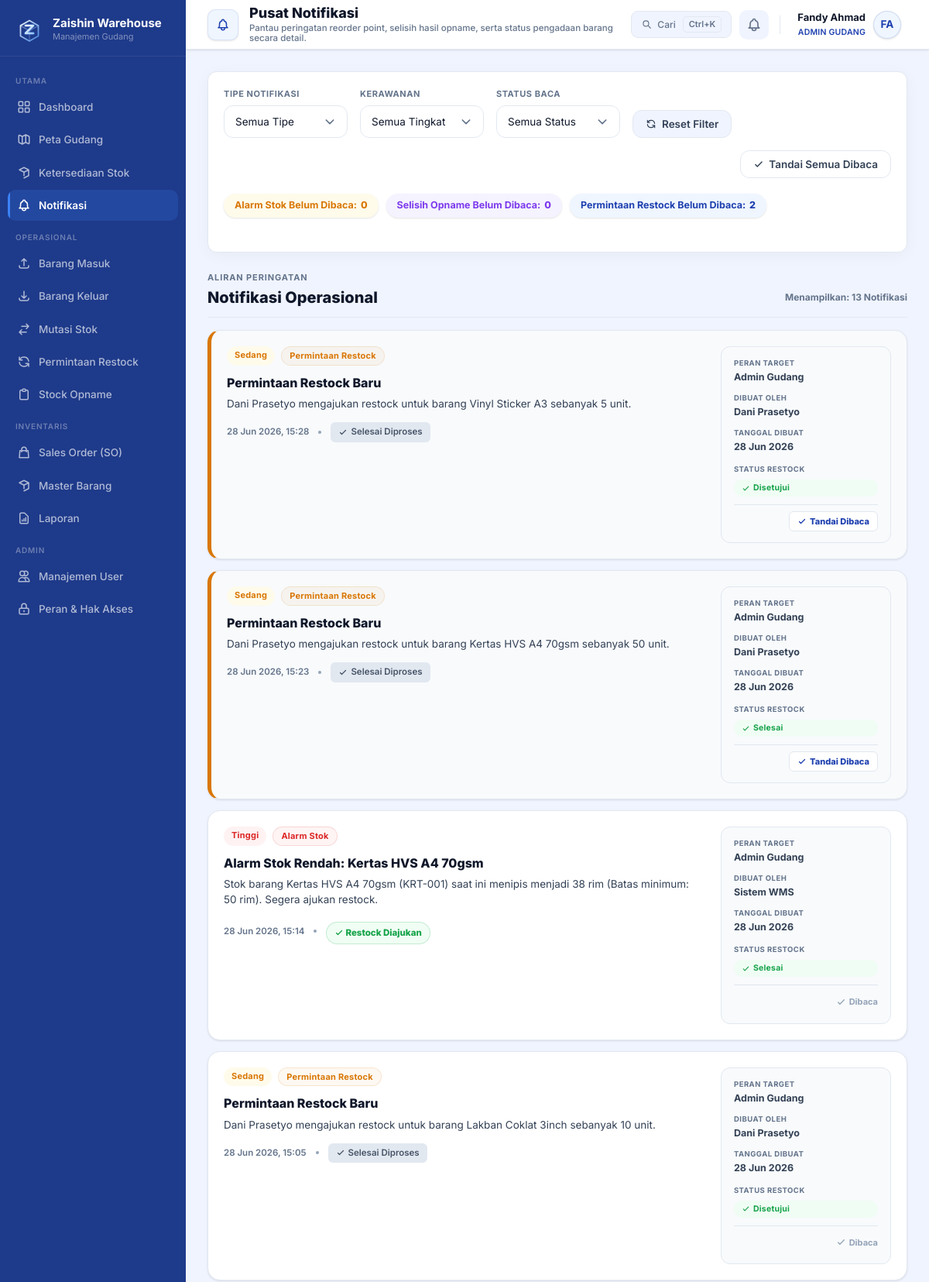
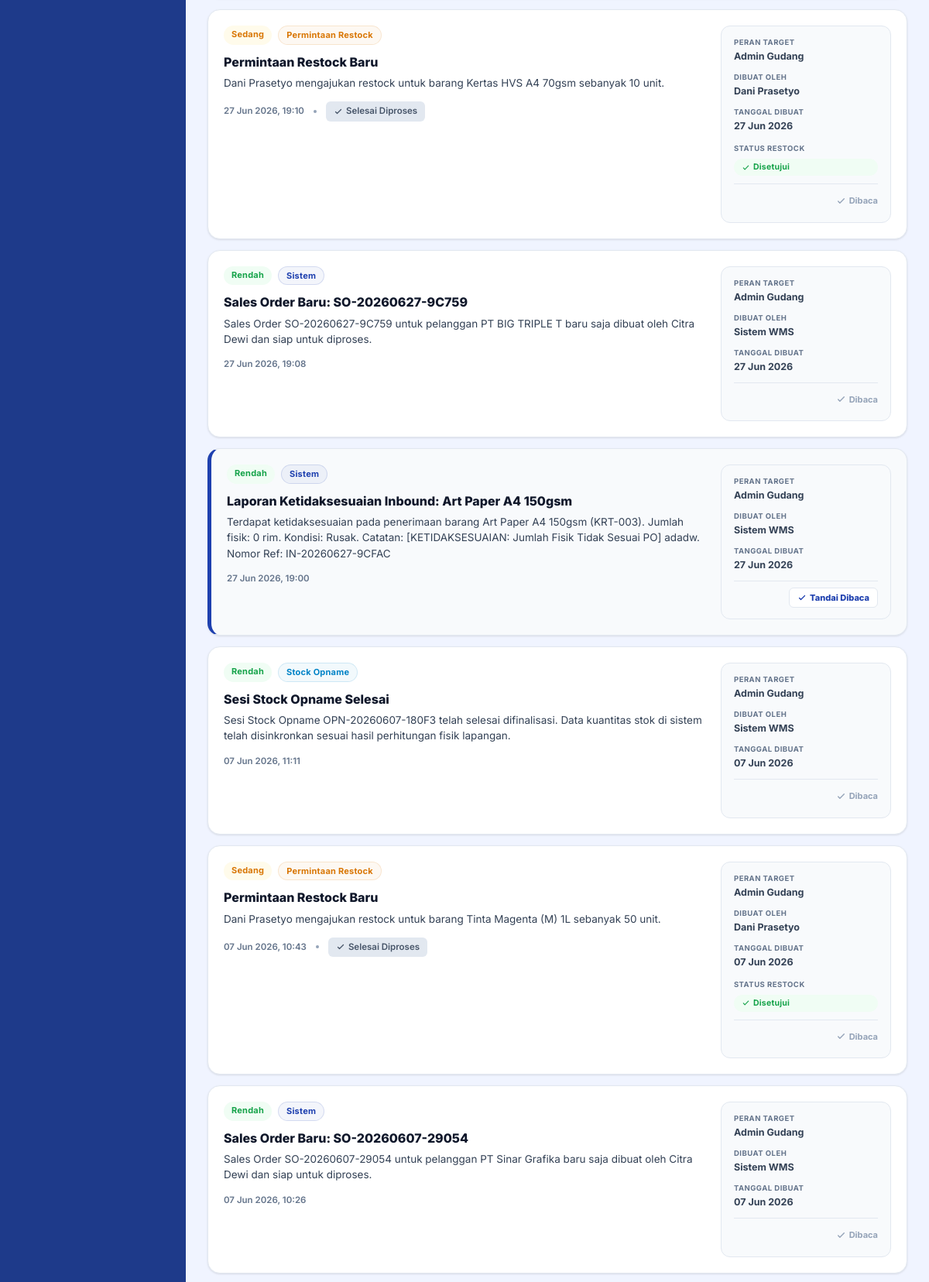
Page /index.php?page=notifications (signed in, upper part) on the committed database (2 pictures, top to bottom).
### tables this page shows
CREATE TABLE `notifications` (
  `id` int(11) NOT NULL,
  `user_id` int(11) DEFAULT NULL,
  `role` varchar(50) DEFAULT NULL,
  `type` varchar(50) NOT NULL,
  `title` varchar(150) NOT NULL,
  `message` text NOT NULL,
  `related_id` int(11) DEFAULT NULL,
  `is_read` tinyint(1) DEFAULT 0,
  `created_at` timestamp NOT NULL DEFAULT current_timestamp()
);

### src/Views/notifications/index.php (the view, shortened to what the rows shown need)
<?php
function getNotifMetadata(string $type, string $message): array {
    $severity = 'info';
    $severityLabel = 'Info';
    $severityBg = '#f1f5f9';
    $severityColor = 'var(--text-muted)';
    $typeLabel = 'Sistem';
    $typeBorder = 'rgba(30, 64, 175, 0.15)';
    $typeBg = 'rgba(30, 64, 175, 0.05)';
    $typeColor = 'var(--primary)';
    $typeGlow = 'rgba(30, 64, 175, 0.12)';
    if ($type === 'low_stock') {
        $typeLabel = 'Alarm Stok';
        $typeBorder = 'rgba(220, 38, 38, 0.15)';
        $typeBg = 'rgba(220, 38, 38, 0.05)';
        $typeColor = 'var(--danger)';
        $typeGlow = 'rgba(220, 38, 38, 0.15)';
    } elseif (strpos($type, 'restock') !== false) {
        $typeLabel = 'Permintaan Restock';
        $typeBorder = 'rgba(217, 119, 6, 0.15)';
        $typeBg = 'rgba(217, 119, 6, 0.05)';
        $typeColor = 'var(--warning)';
        $typeGlow = 'rgba(217, 119, 6, 0.15)';
    } elseif (strpos($type, 'opname') !== false) {
        $typeLabel = 'Stock Opname';
        $typeBorder = 'rgba(2, 132, 199, 0.15)';
        $typeBg = 'rgba(2, 132, 199, 0.05)';
        $typeColor = '#0284c7';
        $typeGlow = 'rgba(2, 132, 199, 0.15)';
    }
    if ($type === 'low_stock' && (strpos($message, 'bersisa 0') !== false || strpos($message, 'menipis menjadi 0') !== false || strpos($message, 'KOSONG') !== false)) {
        $severity = 'high';
        $severityLabel = 'Tinggi';
        $severityBg = 'var(--danger-soft)';
        $severityColor = 'var(--danger)';
    } elseif ($type === 'low_stock' || $type === 'restock_rejected') {
        $severity = 'high';
        $severityLabel = 'Tinggi';
        $severityBg = 'var(--danger-soft)';
        $severityColor = 'var(--danger)';
    } elseif ($type === 'restock_submitted' || $type === 'opname_initiated') {
        $severity = 'medium';
        $severityLabel = 'Sedang';
        $severityBg = 'var(--warning-soft)';
        $severityColor = 'var(--warning)';
    } else {
        $severity = 'info';
        $severityLabel = 'Rendah';
        $severityBg = 'var(--success-soft)';
        $severityColor = 'var(--success)';
    }
    return [
        'severity' => $severity,
        'severity_label' => $severityLabel,
        'severity_bg' => $severityBg,
        'severity_color' => $severityColor,
        'type_label' => $typeLabel,
        'type_border' => $typeBorder,
        'type_bg' => $typeBg,
        'type_color' => $typeColor,
        'type_glow' => $typeGlow
    ];
}
?>
<div class="alert-feed-title-area">
  <div class="d-flex justify-between align-center flex-wrap gap-8">
    <h2 class="feed-main-title">Notifikasi Operasional</h2>
  </div>
</div>
<div class="notif-card-container" id="notif-feed-list">
  <?php if (empty($notifications)): ?>
    <div class="card notif-empty-card" id="feed-empty-placeholder">
      <svg fill="none" stroke="currentColor" viewBox="0 0 24 24" class="icon-56-center-mb-16"><path stroke-linecap="round" stroke-linejoin="round" stroke-width="1.5" d="M15 17h5l-1.405-1.405A2.032 2.032 0 0118 14.158V11a6.002 6.002 0 00-4-5.659V5a2 2 0 10-4 0v.341C7.67 6.165 6 8.388 6 11v3.159c0 .538-.214 1.055-.595 1.436L4 17h5m6 0v1a3 3 0 11-6 0v-1m6 0H9"/></svg>
      <div class="card-title-fs-16 text-main">Tidak Ada Notifikasi Terkini</div>
      <p class="fs-13 text-muted mt-6">Seluruh log aktivitas operational pergudangan aman.</p>
    </div>
  <?php else: ?>
    <?php
    $index = 0;
    foreach ($notifications as $n):
      $meta = getNotifMetadata($n['type'], $n['message']);
      $unreadClass = $n['is_read'] ? '' : 'unread';
      $timeStr = date('d M Y, H:i', strtotime($n['created_at']));
      $delayMs = $index * 40;
      $index++;
      $createdBy = 'Sistem WMS';
      if ($n['type'] === 'restock_submitted') {
          $createdBy = 'Dani Prasetyo';
      } elseif (strpos($n['type'], 'approved') !== false || strpos($n['type'], 'rejected') !== false) {
          $createdBy = 'Admin Gudang';
      }
      $targetRole = 'Semua Staf';
      if ($n['role'] === 'admin_gudang') {
          $targetRole = 'Admin Gudang';
      } elseif ($n['role'] === 'petugas_gudang') {
          $targetRole = 'Petugas Gudang';
      } elseif ($n['role'] === 'divisi_pembelian') {
          $targetRole = 'Divisi Pembelian';
      } elseif ($n['role'] === 'manajemen') {
          $targetRole = 'Manajemen';
      }
    ?>
      <div class="notif-feed-card <?= $unreadClass ?>"
           data-id="<?= $n['id'] ?>"
           data-read="<?= $n['is_read'] ? 'true' : 'false' ?>"
           data-type="<?= htmlspecialchars($n['type']) ?>"
           data-severity="<?= $meta['severity'] ?>"
           style="--notif-accent-color: <?= $meta['type_color'] ?>; --notif-accent-glow: <?= $meta['type_glow'] ?>; animation-delay: <?= $delayMs ?>ms;">
        <div class="notif-left-pane">
          <div class="notif-badge-row">
            <span class="pill-badge severity" style="--sev-bg: <?= $meta['severity_bg'] ?>; --sev-color: <?= $meta['severity_color'] ?>;"><?= $meta['severity_label'] ?></span>
            <span class="pill-badge type" style="--type-border: <?= $meta['type_border'] ?>; --type-bg: <?= $meta['type_bg'] ?>; --type-color: <?= $meta['type_color'] ?>;"><?= $meta['type_label'] ?></span>
          </div>
          <h3 class="notif-feed-title"><?= htmlspecialchars($n['title']) ?></h3>
          <p class="notif-feed-desc"><?= htmlspecialchars($n['message']) ?></p>
          <div class="notif-feed-footer">
            <span class="text-muted fs-11-5"><?= $timeStr ?></span>
            <?php if ($n['type'] === 'low_stock' && hasPermission('restock.create')): ?>
              <span class="notif-feed-footer-dot"></span>
              <?php
                $itemId = (int)$n['related_id'];
                $requests = $restockRequestsByItemId[$itemId] ?? [];
                $latestStatus = null;
                $notifTime = strtotime($n['created_at']);
                foreach ($requests as $req) {
                    $reqTime = strtotime($req['created_at']);
                    if ($reqTime >= $notifTime - 5) {
                        $latestStatus = $req['status'];
                        break;
                    }
                }
              ?>
              <?php if (in_array($latestStatus, ['pending', 'approved', 'completed'], true)): ?>
                <span class="notif-success-badge">
                  <svg fill="none" stroke="currentColor" viewBox="0 0 24 24" class="icon-12"><path stroke-linecap="round" stroke-linejoin="round" stroke-width="2.5" d="M5 13l4 4L19 7"/></svg>
                  Restock Diajukan
                </span>
              <?php endif; ?>
            <?php elseif ($n['type'] === 'restock_submitted' && hasPermission('restock.approve')): ?>
              <span class="notif-feed-footer-dot"></span>
              <?php
                $reqStatus = isset($restockStatusByReqId[(int)$n['related_id']]) ? $restockStatusByReqId[(int)$n['related_id']] : 'approved';
              ?>
              <?php if ($reqStatus === 'pending'): ?>
                <a href="index.php?page=restock" class="btn-action-approve">
                  <svg fill="none" stroke="currentColor" viewBox="0 0 24 24" class="icon-13-mr-4"><path stroke-linecap="round" stroke-linejoin="round" stroke-width="2" d="M9 5H7a2 2 0 00-2 2v12a2 2 0 002 2h10a2 2 0 002-2V7a2 2 0 00-2-2h-2M9 5a2 2 0 002 2h2a2 2 0 002-2M9 5a2 2 0 012-2h2a2 2 0 012 2"/></svg>
                  Buka Persetujuan
                </a>
              <?php else: ?>
                <span class="read-status-indicator" style="background: #e2e8f0; color: #475569; font-weight: 600; padding: 4px 10px; border-radius: 6px; font-size: 11.5px; display: inline-flex; align-items: center; gap: 4px;">
                  <svg fill="none" stroke="currentColor" viewBox="0 0 24 24" class="icon-12"><path stroke-linecap="round" stroke-linejoin="round" stroke-width="2.5" d="M5 13l4 4L19 7"/></svg>
                  Selesai Diproses
                </span>
              <?php endif; ?>
            <?php endif; ?>
          </div>
        </div>
        <div class="notif-right-pane">
          <div class="meta-row">
            <span class="meta-title">Peran Target</span>
            <span class="meta-value"><?= $targetRole ?></span>
          </div>
          <div class="meta-row">
            <span class="meta-title">Dibuat Oleh</span>
            <span class="meta-value"><?= htmlspecialchars($createdBy) ?></span>
          </div>
          <div class="meta-row">
            <span class="meta-title">Tanggal Dibuat</span>
            <span class="meta-value"><?= date('d M Y', strtotime($n['created_at'])) ?></span>
          </div>
          <?php
            $rstStatus = null;
            if ($n['type'] === 'low_stock' && !empty($n['related_id'])) {
                $itemId = (int)$n['related_id'];
                $requests = $restockRequestsByItemId[$itemId] ?? [];
                $notifTime = strtotime($n['created_at']);
                foreach ($requests as $req) {
                    $reqTime = strtotime($req['created_at']);
                    if ($reqTime >= $notifTime - 5) {
                        $rstStatus = $req['status'];
                        break;
                    }
                }
            } elseif ($n['type'] === 'restock_submitted' && !empty($n['related_id'])) {
                $rstStatus = isset($restockStatusByReqId[(int)$n['related_id']]) ? $restockStatusByReqId[(int)$n['related_id']] : 'approved';
            }
            if ($rstStatus !== null) {
                if ($rstStatus === 'pending') {
                    $rstLabel = 'Menunggu';
                    $rstBg = 'var(--warning-soft)';
                    $rstColor = 'var(--warning)';
                    $rstIcon = '<path stroke-linecap="round" stroke-linejoin="round" stroke-width="2" d="M12 8v4l3 3m6-3a9 9 0 11-18 0 9 9 0 0118 0z"/>';
                } elseif ($rstStatus === 'approved') {
                    $rstLabel = 'Disetujui';
                    $rstBg = 'var(--success-soft)';
                    $rstColor = 'var(--success)';
                    $rstIcon = '<path stroke-linecap="round" stroke-linejoin="round" stroke-width="2.5" d="M5 13l4 4L19 7"/>';
                } elseif ($rstStatus === 'completed') {
                    $rstLabel = 'Selesai';
                    $rstBg = 'var(--success-soft)';
                    $rstColor = 'var(--success)';
                    $rstIcon = '<path stroke-linecap="round" stroke-linejoin="round" stroke-width="2.5" d="M5 13l4 4L19 7"/>';
                } elseif ($rstStatus === 'rejected') {
                    $rstLabel = 'Ditolak';
                    $rstBg = 'var(--danger-soft)';
                    $rstColor = 'var(--danger)';
                    $rstIcon = '<path stroke-linecap="round" stroke-linejoin="round" stroke-width="2" d="M6 18L18 6M6 6l12 12"/>';
                } else {
                    $rstLabel = ucfirst($rstStatus);
                    $rstBg = '#f1f5f9';
                    $rstColor = 'var(--text-muted)';
                    $rstIcon = '';
                }
                echo "<div class='meta-row mt-2'>";
                echo "<span class='meta-title'>Status Restock</span>";
                echo "<span class='restock-status-badge' style='background:{$rstBg}; color:{$rstColor};'>";
                echo "<svg fill='none' stroke='currentColor' viewBox='0 0 24 24' class='icon-11'>{$rstIcon}</svg>";
                echo htmlspecialchars($rstLabel);
                echo "</span>";
                echo "</div>";
            }
          ?>
          <div class="notif-feed-actions">
            <?php if (!$n['is_read']): ?>
              <button onclick="markSingleFeedAsRead(<?= $n['id'] ?>, this)" class="unread-action-btn-pill">
                <svg fill="none" stroke="currentColor" viewBox="0 0 24 24" class="icon-12"><path stroke-linecap="round" stroke-linejoin="round" stroke-width="2.5" d="M5 13l4 4L19 7"/></svg>
                Tandai Dibaca
              </button>
            <?php else: ?>
              <span class="read-status-indicator">
                <svg fill="none" stroke="currentColor" viewBox="0 0 24 24" class="icon-13"><path stroke-linecap="round" stroke-linejoin="round" stroke-width="2.5" d="M5 13l4 4L19 7"/></svg>
                Dibaca
              </span>
            <?php endif; ?>
          </div>
        </div>
      </div>
    <?php endforeach; ?>
  <?php endif; ?>
</div>

### rows in the picture
notifications: type+message "Sedang", type+message "Permintaan Restock", title "Permintaan Restock Baru", message "Dani Prasetyo mengajukan restock untuk barang Vinyl Sticker A3 sebanyak 5 unit.", created_at "28 Jun 2026, 15:28", shows "Selesai Diproses", role "Admin Gudang", type "Dani Prasetyo", created_at "28 Jun 2026", related "Disetujui"
notifications: type+message "Sedang", type+message "Permintaan Restock", title "Permintaan Restock Baru", message "Dani Prasetyo mengajukan restock untuk barang Kertas HVS A4 70gsm sebanyak 50 unit.", created_at "28 Jun 2026, 15:23", shows "Selesai Diproses", role "Admin Gudang", type "Dani Prasetyo", created_at "28 Jun 2026", related "Selesai"
notifications: type+message "Tinggi", type+message "Alarm Stok", title "Alarm Stok Rendah: Kertas HVS A4 70gsm", message "Stok barang Kertas HVS A4 70gsm (KRT-001) saat ini menipis menjadi 38 rim (Batas minimum: 50 rim). Segera ajukan restock.", created_at "28 Jun 2026, 15:14", shows "Restock Diajukan", role "Admin Gudang", createdBy "Sistem WMS", created_at "28 Jun 2026", rstLabel "Selesai", is_read 1 (drawn)
notifications: type+message "Sedang", type+message "Permintaan Restock", title "Permintaan Restock Baru", message "Dani Prasetyo mengajukan restock untuk barang Lakban Coklat 3inch sebanyak 10 unit.", created_at "28 Jun 2026, 15:05", shows "Selesai Diproses", role "Admin Gudang", type "Dani Prasetyo", created_at "28 Jun 2026", related "Disetujui", is_read 1 (drawn)
notifications: type+message "Sedang", type+message "Permintaan Restock", title "Permintaan Restock Baru", message "Dani Prasetyo mengajukan restock untuk barang Kertas HVS A4 70gsm sebanyak 10 unit.", created_at "27 Jun 2026, 19:10", shows "Selesai Diproses", role "Admin Gudang", type "Dani Prasetyo", created_at "27 Jun 2026", related "Disetujui", is_read 1 (drawn)
notifications: type+message "Rendah", type+message "Sistem", title "Sales Order Baru: SO-20260627-9C759", message "Sales Order SO-20260627-9C759 untuk pelanggan PT BIG TRIPLE T baru saja dibuat oleh Citra Dewi dan siap untuk diproses.", created_at "27 Jun 2026, 19:08", role "Admin Gudang", createdBy "Sistem WMS", created_at "27 Jun 2026", is_read 1 (drawn)
notifications: type+message "Rendah", type+message "Sistem", title "Laporan Ketidaksesuaian Inbound: Art Paper A4 150gsm", message "Terdapat ketidaksesuaian pada penerimaan barang Art Paper A4 150gsm (KRT-003). Jumlah fisik: 0 rim. Kondisi: Rusak. Catatan: [KETIDAKSESUAIAN: Jumlah Fisik Tidak Sesuai PO] adadw. Nomor Ref: IN-20260627-9CFAC", created_at "27 Jun 2026, 19:00", role "Admin Gudang", createdBy "Sistem WMS", created_at "27 Jun 2026"
notifications: type+message "Rendah", type+message "Stock Opname", title "Sesi Stock Opname Selesai", message "Sesi Stock Opname OPN-20260607-180F3 telah selesai difinalisasi. Data kuantitas stok di sistem telah disinkronkan sesuai hasil perhitungan fisik lapangan.", created_at "07 Jun 2026, 11:11", role "Admin Gudang", createdBy "Sistem WMS", created_at "07 Jun 2026", is_read 1 (drawn)
notifications: type+message "Sedang", type+message "Permintaan Restock", title "Permintaan Restock Baru", message "Dani Prasetyo mengajukan restock untuk barang Tinta Magenta (M) 1L sebanyak 50 unit.", created_at "07 Jun 2026, 10:43", shows "Selesai Diproses", role "Admin Gudang", type "Dani Prasetyo", created_at "07 Jun 2026", related "Disetujui", is_read 1 (drawn)
notifications: type+message "Rendah", type+message "Sistem", title "Sales Order Baru: SO-20260607-29054", message "Sales Order SO-20260607-29054 untuk pelanggan PT Sinar Grafika baru saja dibuat oleh Citra Dewi dan siap untuk diproses.", created_at "07 Jun 2026, 10:26", role "Admin Gudang", createdBy "Sistem WMS", created_at "07 Jun 2026", is_read 1 (drawn)

### other values in the picture
$pageTitle "Pusat Notifikasi"
$pageSubtitle "Pantau peringatan reorder point, selisih hasil opname, serta status pengadaan barang secara detail."
$_SESSION['user_name'] "Fandy Ahmad"
roleLabel($_SESSION['user_role'] ?? '') "ADMIN GUDANG"
$_SESSION['user_avatar'] "FA"
$unreadReorder "0"
$unreadOpname "0"
$unreadRestock "2"
count($notifications) "13"
